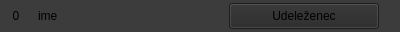
<?xml version="1.0" encoding="UTF-8"?>
<ui version="4.0">
 <class>EventAttendanceWidget</class>
 <widget class="QWidget" name="EventAttendanceWidget">
  <property name="geometry">
   <rect>
    <x>0</x>
    <y>0</y>
    <width>400</width>
    <height>32</height>
   </rect>
  </property>
  <property name="minimumSize">
   <size>
    <width>0</width>
    <height>32</height>
   </size>
  </property>
  <property name="maximumSize">
   <size>
    <width>16777215</width>
    <height>32</height>
   </size>
  </property>
  <property name="windowTitle">
   <string>Form</string>
  </property>
  <property name="styleSheet">
   <string notr="true">background-color: rgb(60,60,60);</string>
  </property>
  <layout class="QGridLayout" name="gridLayout">
   <property name="leftMargin">
    <number>0</number>
   </property>
   <property name="topMargin">
    <number>0</number>
   </property>
   <property name="rightMargin">
    <number>0</number>
   </property>
   <property name="bottomMargin">
    <number>0</number>
   </property>
   <item row="0" column="3">
    <widget class="QLabel" name="label">
     <property name="sizePolicy">
      <sizepolicy hsizetype="Maximum" vsizetype="Fixed">
       <horstretch>0</horstretch>
       <verstretch>0</verstretch>
      </sizepolicy>
     </property>
     <property name="minimumSize">
      <size>
       <width>15</width>
       <height>32</height>
      </size>
     </property>
     <property name="maximumSize">
      <size>
       <width>16777215</width>
       <height>32</height>
      </size>
     </property>
     <property name="text">
      <string/>
     </property>
    </widget>
   </item>
   <item row="0" column="0">
    <widget class="QLabel" name="idx_label">
     <property name="sizePolicy">
      <sizepolicy hsizetype="Maximum" vsizetype="Fixed">
       <horstretch>0</horstretch>
       <verstretch>0</verstretch>
      </sizepolicy>
     </property>
     <property name="minimumSize">
      <size>
       <width>15</width>
       <height>32</height>
      </size>
     </property>
     <property name="maximumSize">
      <size>
       <width>32</width>
       <height>32</height>
      </size>
     </property>
     <property name="text">
      <string>0</string>
     </property>
     <property name="alignment">
      <set>Qt::AlignCenter</set>
     </property>
    </widget>
   </item>
   <item row="0" column="1">
    <widget class="QLabel" name="name_label">
     <property name="sizePolicy">
      <sizepolicy hsizetype="Maximum" vsizetype="Fixed">
       <horstretch>0</horstretch>
       <verstretch>0</verstretch>
      </sizepolicy>
     </property>
     <property name="minimumSize">
      <size>
       <width>150</width>
       <height>32</height>
      </size>
     </property>
     <property name="maximumSize">
      <size>
       <width>300</width>
       <height>32</height>
      </size>
     </property>
     <property name="text">
      <string>ime</string>
     </property>
    </widget>
   </item>
   <item row="0" column="2">
    <widget class="QPushButton" name="status_button">
     <property name="sizePolicy">
      <sizepolicy hsizetype="Maximum" vsizetype="Fixed">
       <horstretch>0</horstretch>
       <verstretch>0</verstretch>
      </sizepolicy>
     </property>
     <property name="minimumSize">
      <size>
       <width>100</width>
       <height>26</height>
      </size>
     </property>
     <property name="maximumSize">
      <size>
       <width>150</width>
       <height>26</height>
      </size>
     </property>
     <property name="styleSheet">
      <string notr="true">background-color: rgb(40,40,40);</string>
     </property>
     <property name="text">
      <string>Udeleženec</string>
     </property>
     <property name="checkable">
      <bool>true</bool>
     </property>
    </widget>
   </item>
  </layout>
 </widget>
 <resources/>
 <connections/>
</ui>
